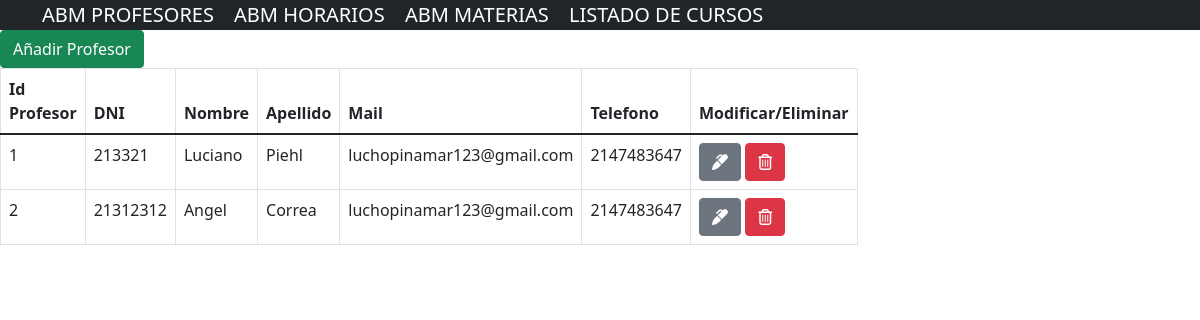
Screenshot of /abmfuncionesgenerales/index.php with the database file from the repository.
### tables this page shows
CREATE TABLE `profesores` (
  `id` int(111) NOT NULL,
  `DNI` int(11) NOT NULL,
  `nombre` varchar(11) NOT NULL,
  `apellido` varchar(11) NOT NULL,
  `telefono` int(111) NOT NULL,
  `mail` varchar(111) NOT NULL,
  `numero_tarjeta` int(111) NOT NULL,
  `nombre_imagen` varchar(30) NOT NULL
);

### abmfuncionesgenerales/index.php (the view, shortened to what this page needs)
<?php include("../abmfuncionesgenerales/conexion.php")?>
<?php include("../includes/header.php")  ?>
<?php include("../includes/footer.php")  ?>
<input type="submit" value="Añadir Profesor" class="btn btn-success" onclick = "location='../abmfuncionesgenerales/InsertarProfesor.php'"/>
		<div class="col-md-8">
			<table class="table table-bordered">
				<thead>
					<tr>
						<th>Id Profesor</th>
						<th>DNI</th>
						<th>Nombre</th>
						<th>Apellido</th>
						<th>Mail</th>
						<th>Telefono</th>
						<th>Modificar/Eliminar</th>
					</tr>
				</thead>
				<tbody>
					<?php
					$query = "SELECT * FROM profesores";
					$ResultProf = mysqli_query($conexion,$query);
					while ($row = mysqli_fetch_array($ResultProf)) { ?>
						<tr>
							<td><?php echo $row['id']; ?></td>
							<td><?php echo $row['DNI']; ?></td>
							<td><?php echo $row['nombre']; ?></td>
							<td><?php echo $row['apellido']; ?></td>
							<td><?php echo $row['mail']; ?></td>
							<td><?php echo $row['telefono']; ?></td>
							<td>
								<a href="modificar.php?id=<?php echo $row['id']  ?>" class="btn btn-secondary">
								<i class="fas fa-marker"></i>
								</a>
								<a href="baja.php?id=<?php echo $row['id']  ?>" class="btn btn-danger">
									<i class="far fa-trash-alt"></i>
								</a>
							</td>
						</tr>
					<?php }  ?>
				</tbody>
			</table>
		</div>

### rows the page displays
profesores: id "1", DNI "213321", nombre "Luciano", apellido "Piehl", mail "luchopinamar123@gmail.com", telefono "2147483647"
profesores: id "2", DNI "21312312", nombre "Angel", apellido "Correa", mail "luchopinamar123@gmail.com", telefono "2147483647"
